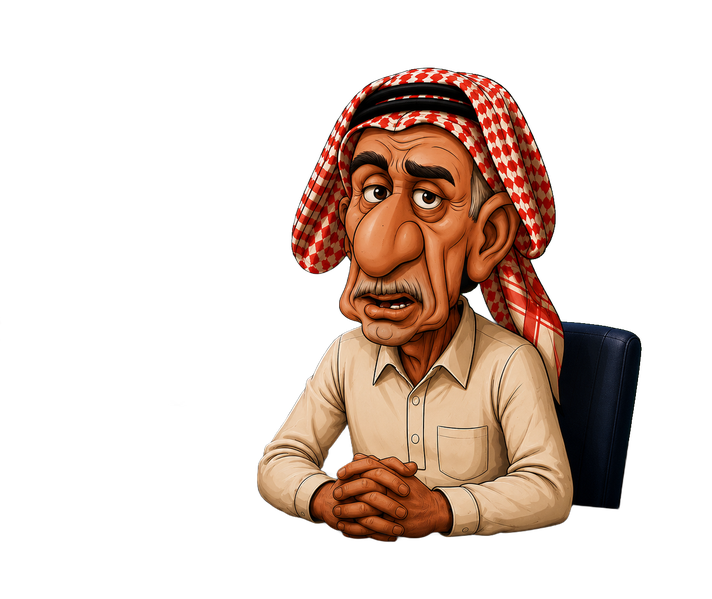
#> input picture assets/haj_relief/ref10/rgba.png, 712 x 599 px, shrunk from 1367 x 1151 before the run, found by its file name
$ python veo_pool.py ../../assets/haj_salama/veo/start/stand01_close.jpg ../../assets/haj_salama/veo/start/stand01_green.jpg
#> lines starting #> are read from the running program, lines starting #| are printed output that depends on the picture; after the words box and inside, x2 and y2 are one past the last pixel; in counts of white or black regions, pixels touching at a corner belong together
"""Gather Veo libraries (veo_library.py) into one numbered frame pool the rig can play.

    python veo_pool.py OUT_DIR REF_DIR LIB_DIR [LIB_DIR ...]

Writes OUT_DIR/body/NNNN.png and OUT_DIR/hide/NNNN.png (links to the library frames, numbered
through all clips), OUT_DIR/outside_union.png (every pixel any frame paints outside the reference's
silhouette: the surface a raised arm needs) and OUT_DIR/pool.json with the takes.

A take is one gesture from rest back to rest: a run of non-rest frames (short gaps bridged),
padded with a few rest frames each side. "rise" and "fall" are its natural going-up and coming-down
parts (source frames); "returns" is false when the clip ends before the hands are back at rest
(the rig then plays the rise backwards to get down). family: R, L, point_R, point_L, both, clasp.
"""
import json
import os
import shutil
import sys
from pathlib import Path

import numpy as np
from PIL import Image

PAD, GAP, MIN_LEN = 4, 3, 14  # source frames (24 fps)


# [74 lines left out: functions link, deviation, takes, not called in this run]


def main(out, ref_dir, libs):
    out = Path(out)
    for sub in ("body", "hide"):
        (out / sub).mkdir(parents=True, exist_ok=True)
        for old in (out / sub).glob("*.png"):
            old.unlink()
    ref_a = np.asarray(Image.open(Path(ref_dir) / "rgba.png"))[..., 3] > 128
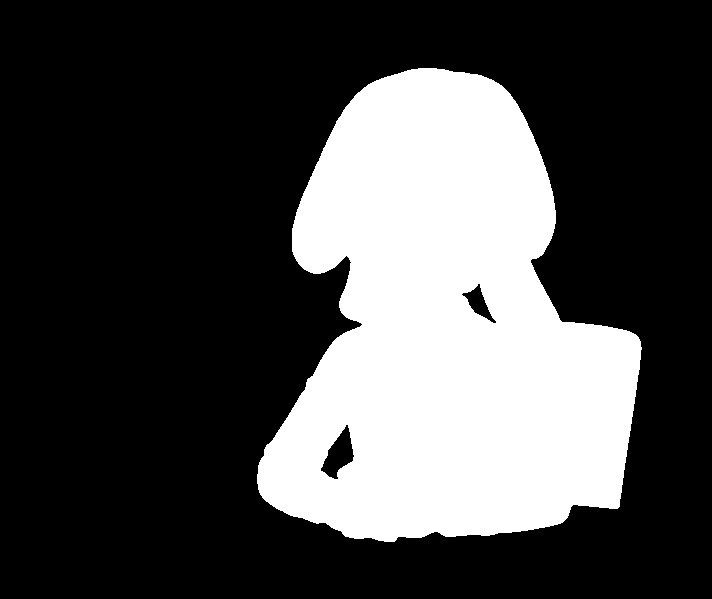
#> ref_a: shape (599, 712) bool; 28.5% white; 1 white region, box (x1, y1, x2, y2) and area: (257, 68, 642, 542) 121684
    union = None
    pool, k = [], 0
    for lib in libs:
        lib = Path(lib).resolve()
        g = json.loads((lib / "gestures.json").read_text(encoding="utf-8"))
        base = k
        for f in range(g["frames"]):
            k += 1
            for sub in ("body", "hide"):
                link(lib / sub / f"{f + 1:04d}.png", out / sub / f"{k:04d}.png")
            if f % 3 == 0:  # the arm surface: union of everything painted outside the silhouette
                a = np.asarray(Image.open(lib / "body" / f"{f + 1:04d}.png"))[..., 3]
                a = np.where(ref_a, 0, a)
                union = a if union is None else np.maximum(union, a)
        for t in takes(g["labels"], deviation(lib, ref_a)):
            t.update({"clip": lib.name, "start": base + t["start"] + 1, "end": base + t["end"] + 1})
            pool.append(t)  # start/end are pool frame numbers (1-based, end exclusive)
#> (the run stopped early here; a loop or call above may not have finished)
